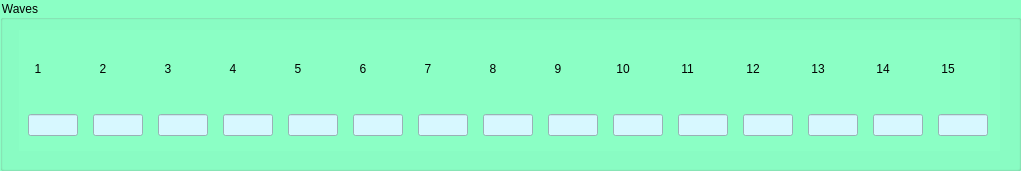
      <widget class="QGroupBox" name="ab_addresults_waves">
       <property name="geometry">
        <rect>
         <x>60</x>
         <y>410</y>
         <width>1021</width>
         <height>171</height>
        </rect>
       </property>
       <property name="styleSheet">
        <string notr="true">font: 75 14pt &quot;Verdana&quot;;
background-color: rgb(139, 255, 197);</string>
       </property>
       <property name="title">
        <string>Waves</string>
       </property>
       <widget class="QWidget" name="gridLayoutWidget">
        <property name="geometry">
         <rect>
          <x>19</x>
          <y>30</y>
          <width>981</width>
          <height>121</height>
         </rect>
        </property>
        <layout class="QGridLayout" name="gridLayout">
         <item row="0" column="0">
          <widget class="QLabel" name="label_addresults_1">
           <property name="sizePolicy">
            <sizepolicy hsizetype="Fixed" vsizetype="Fixed">
             <horstretch>0</horstretch>
             <verstretch>0</verstretch>
            </sizepolicy>
           </property>
           <property name="minimumSize">
            <size>
             <width>50</width>
             <height>50</height>
            </size>
           </property>
           <property name="maximumSize">
            <size>
             <width>50</width>
             <height>50</height>
            </size>
           </property>
           <property name="styleSheet">
            <string notr="true">font: 63 10pt &quot;Cascadia Mono SemiBold&quot;;</string>
           </property>
           <property name="text">
            <string>  1</string>
           </property>
          </widget>
         </item>
         <item row="0" column="4">
          <widget class="QLabel" name="label_addresults_5">
           <property name="sizePolicy">
            <sizepolicy hsizetype="Fixed" vsizetype="Fixed">
             <horstretch>0</horstretch>
             <verstretch>0</verstretch>
            </sizepolicy>
           </property>
           <property name="minimumSize">
            <size>
             <width>50</width>
             <height>50</height>
            </size>
           </property>
           <property name="maximumSize">
            <size>
             <width>50</width>
             <height>50</height>
            </size>
           </property>
           <property name="styleSheet">
            <string notr="true">font: 63 10pt &quot;Cascadia Mono SemiBold&quot;;</string>
           </property>
           <property name="text">
            <string>  5</string>
           </property>
          </widget>
         </item>
         <item row="0" column="9">
          <widget class="QLabel" name="label_addresults_10">
           <property name="sizePolicy">
            <sizepolicy hsizetype="Fixed" vsizetype="Fixed">
             <horstretch>0</horstretch>
             <verstretch>0</verstretch>
            </sizepolicy>
           </property>
           <property name="minimumSize">
            <size>
             <width>50</width>
             <height>50</height>
            </size>
           </property>
           <property name="maximumSize">
            <size>
             <width>50</width>
             <height>50</height>
            </size>
           </property>
           <property name="styleSheet">
            <string notr="true">font: 63 10pt &quot;Cascadia Mono SemiBold&quot;;</string>
           </property>
           <property name="text">
            <string> 10</string>
           </property>
          </widget>
         </item>
         <item row="0" column="7">
          <widget class="QLabel" name="label_addresults_8">
           <property name="sizePolicy">
            <sizepolicy hsizetype="Fixed" vsizetype="Fixed">
             <horstretch>0</horstretch>
             <verstretch>0</verstretch>
            </sizepolicy>
           </property>
           <property name="minimumSize">
            <size>
             <width>50</width>
             <height>50</height>
            </size>
           </property>
           <property name="maximumSize">
            <size>
             <width>50</width>
             <height>50</height>
            </size>
           </property>
           <property name="styleSheet">
            <string notr="true">font: 63 10pt &quot;Cascadia Mono SemiBold&quot;;</string>
           </property>
           <property name="text">
            <string>  8</string>
           </property>
          </widget>
         </item>
         <item row="0" column="6">
          <widget class="QLabel" name="label_addresults_7">
           <property name="sizePolicy">
            <sizepolicy hsizetype="Fixed" vsizetype="Fixed">
             <horstretch>0</horstretch>
             <verstretch>0</verstretch>
            </sizepolicy>
           </property>
           <property name="minimumSize">
            <size>
             <width>50</width>
             <height>50</height>
            </size>
           </property>
           <property name="maximumSize">
            <size>
             <width>50</width>
             <height>50</height>
            </size>
           </property>
           <property name="styleSheet">
            <string notr="true">font: 63 10pt &quot;Cascadia Mono SemiBold&quot;;</string>
           </property>
           <property name="text">
            <string>  7</string>
           </property>
          </widget>
         </item>
         <item row="0" column="1">
          <widget class="QLabel" name="label_addresults_2">
           <property name="sizePolicy">
            <sizepolicy hsizetype="Fixed" vsizetype="Preferred">
             <horstretch>0</horstretch>
             <verstretch>0</verstretch>
            </sizepolicy>
           </property>
           <property name="minimumSize">
            <size>
             <width>50</width>
             <height>0</height>
            </size>
           </property>
           <property name="maximumSize">
            <size>
             <width>50</width>
             <height>16777215</height>
            </size>
           </property>
           <property name="styleSheet">
            <string notr="true">font: 63 10pt &quot;Cascadia Mono SemiBold&quot;;</string>
           </property>
           <property name="text">
            <string>  2</string>
           </property>
          </widget>
         </item>
         <item row="0" column="3">
          <widget class="QLabel" name="label_addresults_4">
           <property name="sizePolicy">
            <sizepolicy hsizetype="Fixed" vsizetype="Fixed">
             <horstretch>0</horstretch>
             <verstretch>0</verstretch>
            </sizepolicy>
           </property>
           <property name="minimumSize">
            <size>
             <width>50</width>
             <height>50</height>
            </size>
           </property>
           <property name="maximumSize">
            <size>
             <width>50</width>
             <height>50</height>
            </size>
           </property>
           <property name="styleSheet">
            <string notr="true">font: 63 10pt &quot;Cascadia Mono SemiBold&quot;;</string>
           </property>
           <property name="text">
            <string>  4</string>
           </property>
          </widget>
         </item>
         <item row="0" column="11">
          <widget class="QLabel" name="label_addresults_12">
           <property name="sizePolicy">
            <sizepolicy hsizetype="Fixed" vsizetype="Fixed">
             <horstretch>0</horstretch>
             <verstretch>0</verstretch>
            </sizepolicy>
           </property>
           <property name="minimumSize">
            <size>
             <width>50</width>
             <height>50</height>
            </size>
           </property>
           <property name="maximumSize">
            <size>
             <width>50</width>
             <height>50</height>
            </size>
           </property>
           <property name="styleSheet">
            <string notr="true">font: 63 10pt &quot;Cascadia Mono SemiBold&quot;;</string>
           </property>
           <property name="text">
            <string> 12</string>
           </property>
          </widget>
         </item>
         <item row="0" column="12">
          <widget class="QLabel" name="label_addresults_13">
           <property name="sizePolicy">
            <sizepolicy hsizetype="Fixed" vsizetype="Fixed">
             <horstretch>0</horstretch>
             <verstretch>0</verstretch>
            </sizepolicy>
           </property>
           <property name="minimumSize">
            <size>
             <width>50</width>
             <height>50</height>
            </size>
           </property>
           <property name="maximumSize">
            <size>
             <width>50</width>
             <height>50</height>
            </size>
           </property>
           <property name="styleSheet">
            <string notr="true">font: 63 10pt &quot;Cascadia Mono SemiBold&quot;;</string>
           </property>
           <property name="text">
            <string> 13</string>
           </property>
          </widget>
         </item>
         <item row="0" column="2">
          <widget class="QLabel" name="label_addresults_3">
           <property name="sizePolicy">
            <sizepolicy hsizetype="Fixed" vsizetype="Fixed">
             <horstretch>0</horstretch>
             <verstretch>0</verstretch>
            </sizepolicy>
           </property>
           <property name="minimumSize">
            <size>
             <width>50</width>
             <height>50</height>
            </size>
           </property>
           <property name="maximumSize">
            <size>
             <width>50</width>
             <height>50</height>
            </size>
           </property>
           <property name="styleSheet">
            <string notr="true">font: 63 10pt &quot;Cascadia Mono SemiBold&quot;;</string>
           </property>
           <property name="text">
            <string>  3</string>
           </property>
          </widget>
         </item>
         <item row="1" column="0">
          <widget class="QLineEdit" name="line_addresults_1">
           <property name="sizePolicy">
            <sizepolicy hsizetype="Fixed" vsizetype="Fixed">
             <horstretch>0</horstretch>
             <verstretch>0</verstretch>
            </sizepolicy>
           </property>
           <property name="minimumSize">
            <size>
             <width>50</width>
             <height>0</height>
            </size>
           </property>
           <property name="maximumSize">
            <size>
             <width>50</width>
             <height>16777215</height>
            </size>
           </property>
           <property name="styleSheet">
            <string notr="true">background-color: rgb(215, 248, 255);
font: 75 10pt &quot;Verdana&quot;;</string>
           </property>
          </widget>
         </item>
         <item row="0" column="13">
          <widget class="QLabel" name="label_addresults_14">
           <property name="sizePolicy">
            <sizepolicy hsizetype="Fixed" vsizetype="Fixed">
             <horstretch>0</horstretch>
             <verstretch>0</verstretch>
            </sizepolicy>
           </property>
           <property name="minimumSize">
            <size>
             <width>50</width>
             <height>50</height>
            </size>
           </property>
           <property name="maximumSize">
            <size>
             <width>50</width>
             <height>50</height>
            </size>
           </property>
           <property name="styleSheet">
            <string notr="true">font: 63 10pt &quot;Cascadia Mono SemiBold&quot;;</string>
           </property>
           <property name="text">
            <string> 14</string>
           </property>
          </widget>
         </item>
         <item row="0" column="10">
          <widget class="QLabel" name="label_addresults_11">
           <property name="sizePolicy">
            <sizepolicy hsizetype="Fixed" vsizetype="Fixed">
             <horstretch>0</horstretch>
             <verstretch>0</verstretch>
            </sizepolicy>
           </property>
           <property name="minimumSize">
            <size>
             <width>50</width>
             <height>50</height>
            </size>
           </property>
           <property name="maximumSize">
            <size>
             <width>50</width>
             <height>50</height>
            </size>
           </property>
           <property name="styleSheet">
            <string notr="true">font: 63 10pt &quot;Cascadia Mono SemiBold&quot;;</string>
           </property>
           <property name="text">
            <string> 11</string>
           </property>
          </widget>
         </item>
         <item row="0" column="5">
          <widget class="QLabel" name="label_addresults_6">
           <property name="sizePolicy">
            <sizepolicy hsizetype="Fixed" vsizetype="Fixed">
             <horstretch>0</horstretch>
             <verstretch>0</verstretch>
            </sizepolicy>
           </property>
           <property name="minimumSize">
            <size>
             <width>50</width>
             <height>50</height>
            </size>
           </property>
           <property name="maximumSize">
            <size>
             <width>50</width>
             <height>50</height>
            </size>
           </property>
           <property name="styleSheet">
            <string notr="true">font: 63 10pt &quot;Cascadia Mono SemiBold&quot;;</string>
           </property>
           <property name="text">
            <string>  6</string>
           </property>
          </widget>
         </item>
         <item row="0" column="8">
          <widget class="QLabel" name="label_addresults_9">
           <property name="sizePolicy">
            <sizepolicy hsizetype="Fixed" vsizetype="Fixed">
             <horstretch>0</horstretch>
             <verstretch>0</verstretch>
            </sizepolicy>
           </property>
           <property name="minimumSize">
            <size>
             <width>50</width>
             <height>50</height>
            </size>
           </property>
           <property name="maximumSize">
            <size>
             <width>50</width>
             <height>50</height>
            </size>
           </property>
           <property name="styleSheet">
            <string notr="true">font: 63 10pt &quot;Cascadia Mono SemiBold&quot;;</string>
           </property>
           <property name="text">
            <string>  9</string>
           </property>
          </widget>
         </item>
         <item row="0" column="14">
          <widget class="QLabel" name="label_addresults_15">
           <property name="sizePolicy">
            <sizepolicy hsizetype="Fixed" vsizetype="Fixed">
             <horstretch>0</horstretch>
             <verstretch>0</verstretch>
            </sizepolicy>
           </property>
           <property name="minimumSize">
            <size>
             <width>50</width>
             <height>50</height>
            </size>
           </property>
           <property name="maximumSize">
            <size>
             <width>50</width>
             <height>50</height>
            </size>
           </property>
           <property name="styleSheet">
            <string notr="true">font: 63 10pt &quot;Cascadia Mono SemiBold&quot;;</string>
           </property>
           <property name="text">
            <string> 15</string>
           </property>
          </widget>
         </item>
         <item row="1" column="1">
          <widget class="QLineEdit" name="line_addresults_2">
           <property name="sizePolicy">
            <sizepolicy hsizetype="Fixed" vsizetype="Fixed">
             <horstretch>0</horstretch>
             <verstretch>0</verstretch>
            </sizepolicy>
           </property>
           <property name="minimumSize">
            <size>
             <width>50</width>
             <height>0</height>
            </size>
           </property>
           <property name="maximumSize">
            <size>
             <width>50</width>
             <height>16777215</height>
            </size>
           </property>
           <property name="styleSheet">
            <string notr="true">background-color: rgb(215, 248, 255);
font: 75 10pt &quot;Verdana&quot;;</string>
           </property>
          </widget>
         </item>
         <item row="1" column="2">
          <widget class="QLineEdit" name="line_addresults_3">
           <property name="sizePolicy">
            <sizepolicy hsizetype="Fixed" vsizetype="Fixed">
             <horstretch>0</horstretch>
             <verstretch>0</verstretch>
            </sizepolicy>
           </property>
           <property name="minimumSize">
            <size>
             <width>50</width>
             <height>0</height>
            </size>
           </property>
           <property name="maximumSize">
            <size>
             <width>50</width>
             <height>16777215</height>
            </size>
           </property>
           <property name="styleSheet">
            <string notr="true">background-color: rgb(215, 248, 255);
font: 75 10pt &quot;Verdana&quot;;</string>
           </property>
          </widget>
         </item>
         <item row="1" column="3">
          <widget class="QLineEdit" name="line_addresults_4">
           <property name="sizePolicy">
            <sizepolicy hsizetype="Fixed" vsizetype="Fixed">
             <horstretch>0</horstretch>
             <verstretch>0</verstretch>
            </sizepolicy>
           </property>
           <property name="minimumSize">
            <size>
             <width>50</width>
             <height>0</height>
            </size>
           </property>
           <property name="maximumSize">
            <size>
             <width>50</width>
             <height>16777215</height>
            </size>
           </property>
           <property name="styleSheet">
            <string notr="true">background-color: rgb(215, 248, 255);
font: 75 10pt &quot;Verdana&quot;;</string>
           </property>
          </widget>
         </item>
         <item row="1" column="4">
          <widget class="QLineEdit" name="line_addresults_5">
           <property name="sizePolicy">
            <sizepolicy hsizetype="Fixed" vsizetype="Fixed">
             <horstretch>0</horstretch>
             <verstretch>0</verstretch>
            </sizepolicy>
           </property>
           <property name="minimumSize">
            <size>
             <width>50</width>
             <height>0</height>
            </size>
           </property>
           <property name="maximumSize">
            <size>
             <width>50</width>
             <height>16777215</height>
            </size>
           </property>
           <property name="styleSheet">
            <string notr="true">background-color: rgb(215, 248, 255);
font: 75 10pt &quot;Verdana&quot;;</string>
           </property>
          </widget>
         </item>
         <item row="1" column="5">
          <widget class="QLineEdit" name="line_addresults_6">
           <property name="sizePolicy">
            <sizepolicy hsizetype="Fixed" vsizetype="Fixed">
             <horstretch>0</horstretch>
             <verstretch>0</verstretch>
            </sizepolicy>
           </property>
           <property name="minimumSize">
            <size>
             <width>50</width>
             <height>0</height>
            </size>
           </property>
           <property name="maximumSize">
            <size>
             <width>50</width>
             <height>16777215</height>
            </size>
           </property>
           <property name="styleSheet">
            <string notr="true">background-color: rgb(215, 248, 255);
font: 75 10pt &quot;Verdana&quot;;</string>
           </property>
          </widget>
         </item>
         <item row="1" column="6">
          <widget class="QLineEdit" name="line_addresults_7">
           <property name="sizePolicy">
            <sizepolicy hsizetype="Fixed" vsizetype="Fixed">
             <horstretch>0</horstretch>
             <verstretch>0</verstretch>
            </sizepolicy>
           </property>
           <property name="minimumSize">
            <size>
             <width>50</width>
             <height>0</height>
            </size>
           </property>
           <property name="maximumSize">
            <size>
             <width>50</width>
             <height>16777215</height>
            </size>
           </property>
           <property name="styleSheet">
            <string notr="true">background-color: rgb(215, 248, 255);
font: 75 10pt &quot;Verdana&quot;;</string>
           </property>
          </widget>
         </item>
         <item row="1" column="7">
          <widget class="QLineEdit" name="line_addresults_8">
           <property name="sizePolicy">
            <sizepolicy hsizetype="Fixed" vsizetype="Fixed">
             <horstretch>0</horstretch>
             <verstretch>0</verstretch>
            </sizepolicy>
           </property>
           <property name="minimumSize">
            <size>
             <width>50</width>
             <height>0</height>
            </size>
           </property>
           <property name="maximumSize">
            <size>
             <width>50</width>
             <height>16777215</height>
            </size>
           </property>
           <property name="styleSheet">
            <string notr="true">background-color: rgb(215, 248, 255);
font: 75 10pt &quot;Verdana&quot;;</string>
           </property>
          </widget>
         </item>
         <item row="1" column="8">
          <widget class="QLineEdit" name="line_addresults_9">
           <property name="sizePolicy">
            <sizepolicy hsizetype="Fixed" vsizetype="Fixed">
             <horstretch>0</horstretch>
             <verstretch>0</verstretch>
            </sizepolicy>
           </property>
           <property name="minimumSize">
            <size>
             <width>50</width>
             <height>0</height>
            </size>
           </property>
           <property name="maximumSize">
            <size>
             <width>50</width>
             <height>16777215</height>
            </size>
           </property>
           <property name="styleSheet">
            <string notr="true">background-color: rgb(215, 248, 255);
font: 75 10pt &quot;Verdana&quot;;</string>
           </property>
          </widget>
         </item>
         <item row="1" column="9">
          <widget class="QLineEdit" name="line_addresults_10">
           <property name="sizePolicy">
            <sizepolicy hsizetype="Fixed" vsizetype="Fixed">
             <horstretch>0</horstretch>
             <verstretch>0</verstretch>
            </sizepolicy>
           </property>
           <property name="minimumSize">
            <size>
             <width>50</width>
             <height>0</height>
            </size>
           </property>
           <property name="maximumSize">
            <size>
             <width>50</width>
             <height>16777215</height>
            </size>
           </property>
           <property name="styleSheet">
            <string notr="true">background-color: rgb(215, 248, 255);
font: 75 10pt &quot;Verdana&quot;;</string>
           </property>
          </widget>
         </item>
         <item row="1" column="10">
          <widget class="QLineEdit" name="line_addresults_11">
           <property name="sizePolicy">
            <sizepolicy hsizetype="Fixed" vsizetype="Fixed">
             <horstretch>0</horstretch>
             <verstretch>0</verstretch>
            </sizepolicy>
           </property>
           <property name="minimumSize">
            <size>
             <width>50</width>
             <height>0</height>
            </size>
           </property>
           <property name="maximumSize">
            <size>
             <width>50</width>
             <height>16777215</height>
            </size>
           </property>
           <property name="styleSheet">
            <string notr="true">background-color: rgb(215, 248, 255);
font: 75 10pt &quot;Verdana&quot;;</string>
           </property>
          </widget>
         </item>
         <item row="1" column="11">
          <widget class="QLineEdit" name="line_addresults_12">
           <property name="sizePolicy">
            <sizepolicy hsizetype="Fixed" vsizetype="Fixed">
             <horstretch>0</horstretch>
             <verstretch>0</verstretch>
            </sizepolicy>
           </property>
           <property name="minimumSize">
            <size>
             <width>50</width>
             <height>0</height>
            </size>
           </property>
           <property name="maximumSize">
            <size>
             <width>50</width>
             <height>16777215</height>
            </size>
           </property>
           <property name="styleSheet">
            <string notr="true">background-color: rgb(215, 248, 255);
font: 75 10pt &quot;Verdana&quot;;</string>
           </property>
          </widget>
         </item>
         <item row="1" column="12">
          <widget class="QLineEdit" name="line_addresults_13">
           <property name="sizePolicy">
            <sizepolicy hsizetype="Fixed" vsizetype="Fixed">
             <horstretch>0</horstretch>
             <verstretch>0</verstretch>
            </sizepolicy>
           </property>
           <property name="minimumSize">
            <size>
             <width>50</width>
             <height>0</height>
            </size>
           </property>
           <property name="maximumSize">
            <size>
             <width>50</width>
             <height>16777215</height>
            </size>
           </property>
           <property name="styleSheet">
            <string notr="true">background-color: rgb(215, 248, 255);
font: 75 10pt &quot;Verdana&quot;;</string>
           </property>
          </widget>
         </item>
         <item row="1" column="13">
          <widget class="QLineEdit" name="line_addresults_14">
           <property name="sizePolicy">
            <sizepolicy hsizetype="Fixed" vsizetype="Fixed">
             <horstretch>0</horstretch>
             <verstretch>0</verstretch>
            </sizepolicy>
           </property>
           <property name="minimumSize">
            <size>
             <width>50</width>
             <height>0</height>
            </size>
           </property>
           <property name="maximumSize">
            <size>
             <width>50</width>
             <height>16777215</height>
            </size>
           </property>
           <property name="styleSheet">
            <string notr="true">background-color: rgb(215, 248, 255);
font: 75 10pt &quot;Verdana&quot;;</string>
           </property>
          </widget>
         </item>
         <item row="1" column="14">
          <widget class="QLineEdit" name="line_addresults_15">
           <property name="sizePolicy">
            <sizepolicy hsizetype="Fixed" vsizetype="Fixed">
             <horstretch>0</horstretch>
             <verstretch>0</verstretch>
            </sizepolicy>
           </property>
           <property name="minimumSize">
            <size>
             <width>50</width>
             <height>0</height>
            </size>
           </property>
           <property name="maximumSize">
            <size>
             <width>50</width>
             <height>16777215</height>
            </size>
           </property>
           <property name="styleSheet">
            <string notr="true">background-color: rgb(215, 248, 255);
font: 75 10pt &quot;Verdana&quot;;</string>
           </property>
          </widget>
         </item>
        </layout>
       </widget>
      </widget>
